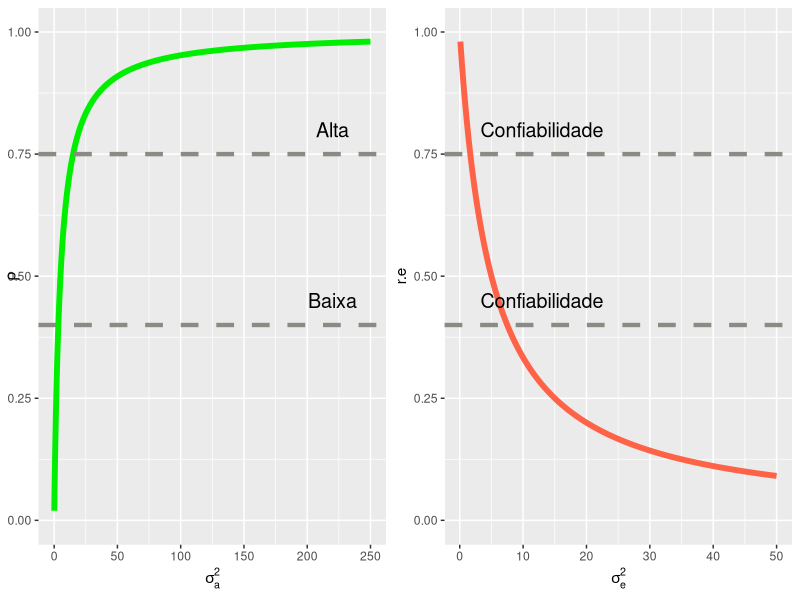
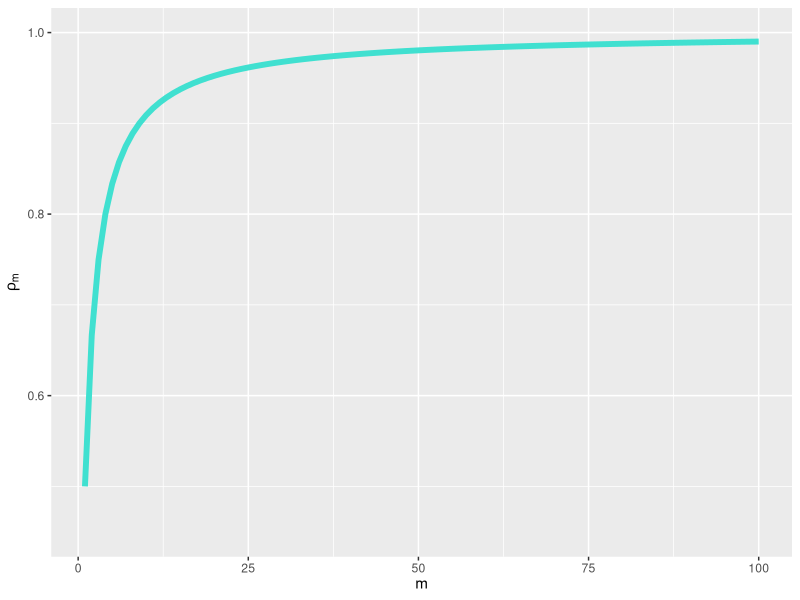
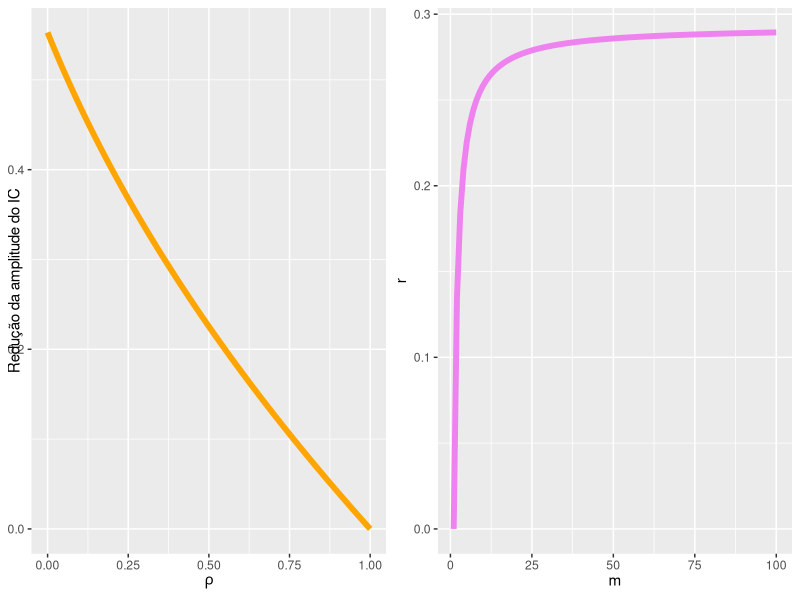
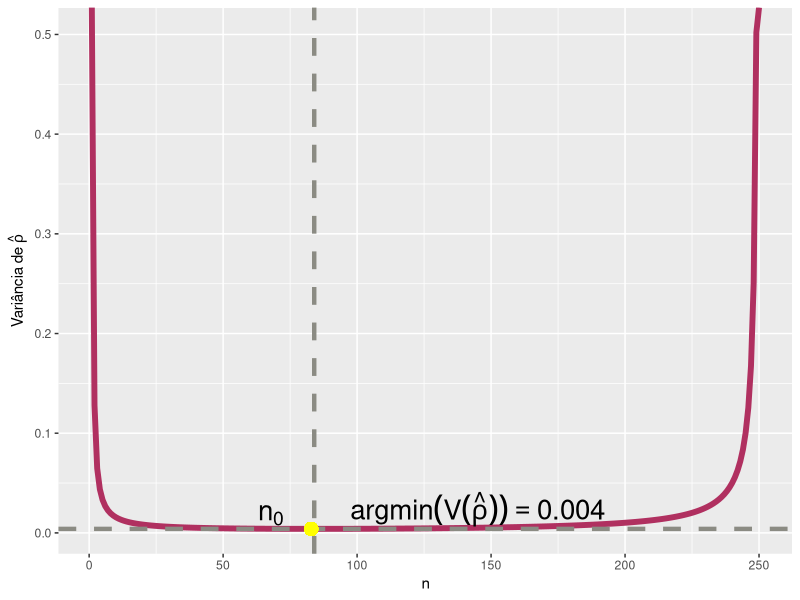
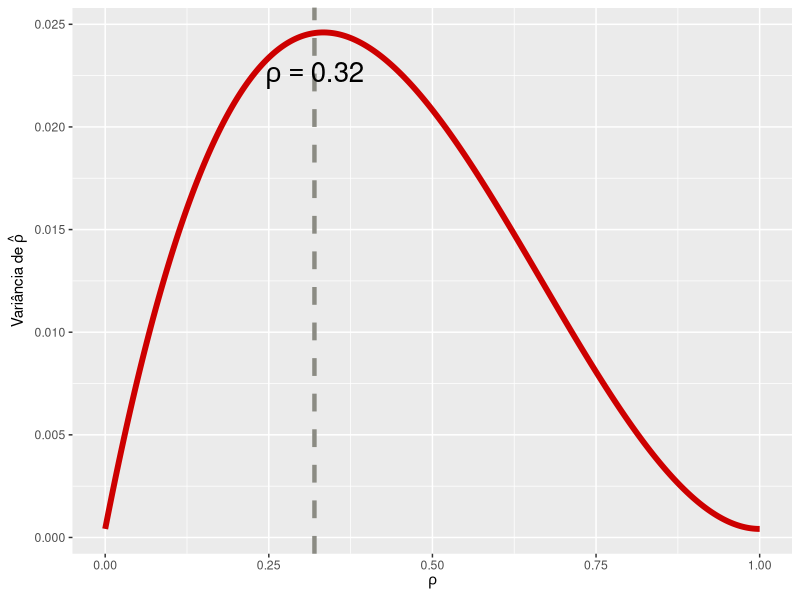
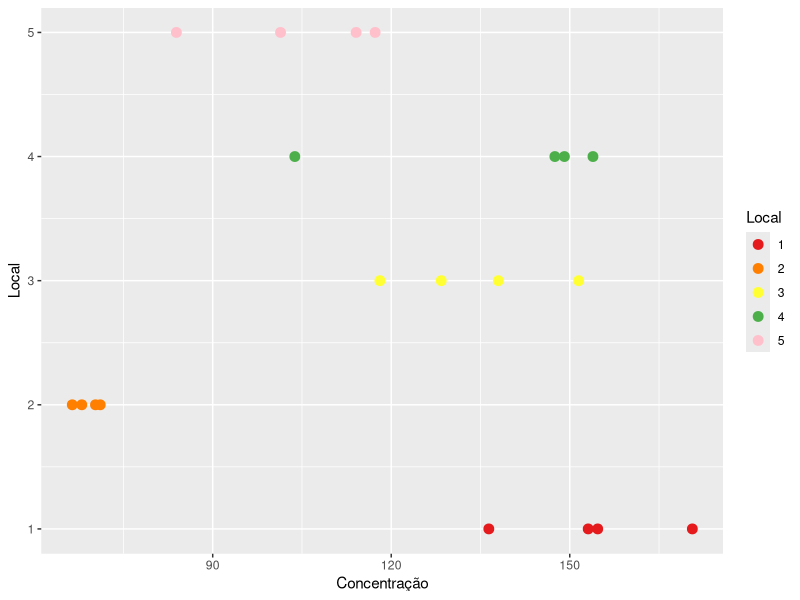

Source code (R) for these figures, in order:
## ---- chunk 1
library(knitr)
opts_chunk$set(
    dpi = 100,
    fig.align = "center",
    comment = NA,
    message = FALSE,
    warning = FALSE,
    error = FALSE)
## ---- chunk 2
library(ggplot2)
library(gridExtra)
library(tidyverse)
library(grid)
library(gtable)

rho <- function(s.a, s.e){
  r <- s.a/(s.a + s.e)
}
rho.a <- Vectorize(rho, "s.a")
rho.e <- Vectorize(rho, "s.e")

r.a <- seq(0.1, 250, l = 1000) %>% rho.e(s.e = 5)
r.e <- seq(50, 0.1, l = 1000) %>% rho.a(s.a = 5)

p1 <- data.frame(s = seq(0.1, 250, l = 1000), r.a = r.a) %>%
  ggplot(aes(x = s, y = r.a)) + 
  geom_line( colour = "green2", size = 2) + 
  xlab(expression(sigma[a]^2)) +
  ylab(expression(rho)) +
  geom_hline(aes(yintercept = 0.75), 
             linetype = "dashed", size = 1.5, color = "ivory4") +
  geom_hline(aes(yintercept = 0.4), 
             linetype = "dashed", size = 1.5, color = "ivory4") +
    annotate("text", x = 220, y = 0.80, 
           label = "Alta",
           parse = TRUE, size = 5) +
    annotate("text", x = 220, y = 0.45, 
           label = "Baixa",
           parse = TRUE, size = 5) +
  scale_y_continuous(limits = c(0, 1))


p2 <- data.frame(s = seq(50, 0.1, l = 1000), r.e = r.e) %>%
  ggplot(aes(x = s, y = r.e)) + 
  geom_line( colour = "tomato", size = 2) +
  xlab(expression(sigma[e]^2)) +
  geom_hline(aes(yintercept = 0.75), 
             linetype = "dashed", size = 1.5, color = "ivory4") +
  geom_hline(aes(yintercept = 0.4), 
             linetype = "dashed", size = 1.5, color = "ivory4") + 
  annotate("text", x = 13, y = 0.80, 
           label = "Confiabilidade",
           parse = TRUE, size = 5) +
    annotate("text", x = 13, y = 0.45, 
           label = "Confiabilidade",
           parse = TRUE, size = 5) +
    scale_y_continuous(limits = c(0, 1))

gl <- lapply(list(p1, p2), ggplotGrob)

widths <- do.call(unit.pmax, lapply(gl, "[[", "widths"))
heights <- do.call(unit.pmax, lapply(gl, "[[", "heights"))
lg <- lapply(gl, function(g) {g$widths <- widths; g$heights <- heights; g})
gt = cbind(lg[[1]], lg[[2]][, -(1:3)], size = "first")

gt$widths[5] = unit(0, "lines")
grid.newpage()
grid.draw(gt)
## ---- chunk 3
rho.m <- function(m, rho){
  r <- m*rho/(1 + (m-1)*rho)
}
rho.m <- Vectorize(rho.m, "m")

r.m <- 1:100 %>% rho.m(rho = 0.5)

data.frame(s = 1:100, r.m = r.m) %>%
  ggplot(aes(x = s, y = r.m)) + 
  geom_line( colour = "turquoise", size = 2) + 
  xlab(expression(m)) +
  ylab(expression(rho[m]))  +
  scale_y_continuous(limits = c(0.45, 1))
## ---- chunk 4

red <- function(m, rho){
  red <-  (1 - sqrt(rho + (1-rho)/m)) 
}
red.rho <- Vectorize(red, "rho")
red.m <- Vectorize(red, "m")

red.r <- seq(0, 1, l = 1000) %>% red.rho(m = 5)
red.mm <- 1:100 %>% red.m(rho = 0.5)

p1 <- data.frame(s = seq(0, 1, l = 1000), r = red.r) %>%
  ggplot(aes(x = s, y = r)) + 
  geom_line( colour = "orange", size = 2) + 
  ylab("Redução da amplitude do IC") +
  xlab(expression(rho)) 


p2 <- data.frame(s = 1:100, r = red.mm) %>%
  ggplot(aes(x = s, y = r)) + 
  geom_line( colour = "violet", size = 2) +
  xlab(expression(m)) 

gl <- lapply(list(p1, p2), ggplotGrob)

widths <- do.call(unit.pmax, lapply(gl, "[[", "widths"))
heights <- do.call(unit.pmax, lapply(gl, "[[", "heights"))
lg <- lapply(gl, function(g) {g$widths <- widths; g$heights <- heights; g})
gt = cbind(lg[[1]], lg[[2]][, -(1:3)], size = "first")

gt$widths[5] = unit(0, "lines")
grid.newpage()
grid.draw(gt)
## ---- chunk 5
hat.rho <- function(rho, n, N){
  r <-  (2*(1 - rho)^2 * (n + (N - n)  * rho)^2)/(N*(N-n)*(n-1)) 
}
hat.rho <- Vectorize(hat.rho, "n")

hr <- 1:250 %>% hat.rho(rho = 0.5, N = 250)

# n0 = (N(N-1) \rho + 2)/((N+1) + (N-1) \rho)
n0 <- (250 *  (250-1) * 0.5 + 2)/((250+1) + (250-1) * 0.5)

data.frame(s = 1:250, r = hr) %>%
  ggplot(aes(x = s, y = r)) + 
  geom_line( colour = "maroon", size = 2) + 
  ylab(expression("Variância de"~hat(rho))) +
  xlab("n") +
  geom_hline(aes(yintercept = min(hr)),
             linetype = "dashed", size = 1.5, color = "ivory4") +
  geom_vline(aes(xintercept = which.min(hr)),
             linetype = "dashed", size = 1.5, color = "ivory4") + 
  annotate("text", y = min(hr) + 0.02 , x = 145, 
           label = paste("argmin(V(hat(rho))) == ", round(min(hr), 4)),
           parse = TRUE, size = 7) +
    geom_point(aes(x = n0, y = 0.004), 
             size = 4, colour = "yellow") + 
    annotate("text", y = 0.018 , x = n0 - 15, 
           label = paste0("n[0]"),
           parse = TRUE, size = 7)
## ---- chunk 6
v.rho <- function(rho, N){
  r <-  (8*((1 - rho)^2) * (N - 1)* rho + 1)/((N-1)^2) 
}
v.rho <- Vectorize(v.rho, "rho")

vr <- seq(0, 1, l = 1000) %>% v.rho(N = 50)

# rho = (N - 3)*(3(N - 1)
rho  <-  (50 - 3)/(3*(50 - 1))

data.frame(s = seq(0, 1, l = 1000), r = vr) %>%
  ggplot(aes(x = s, y = r)) + 
  geom_line( colour = "red3", size = 2) + 
  ylab(expression("Variância de"~hat(rho))) +
  xlab(expression(rho)) +
  geom_vline(aes(xintercept = rho),
             linetype = "dashed", size = 1.5, color = "ivory4") + 
  annotate("text", y =  0.0225, x = rho, 
           label = paste("rho == ", round(rho, 2)),
           parse = TRUE, size = 7) 
## ---- chunk 7
da <- read.table("da.txt", header = TRUE)
str(da)

# Resumo dos dados
tapply(da$Concentra, da$Local, summary)

#--------------------------------------------
# Gráfico descritivo
#--------------------------------------------
da %>%
  ggplot(aes(x = Concentra, y = Local)) + 
  geom_point(aes(colour = factor(Local)), size = 3) + 
  scale_colour_manual(name = "Local", 
                      values = c("#E41A1C", "#FF7F00", "#FFFF33",
                                "#4DAF4A", "pink")) +
  xlab("Concentração")
#--------------------------------------------
da.new <- plyr::ddply(da, "Local", transform, m = mean(Concentra))
# SQResiduos
QMR <- sum((da.new$Concentra - da.new$m)^2) * (20 - 5)^(-1)

# SQA
ydd <- sum(da.new$Concentra)/20
QMA <- sum(4 * (da.new$m - ydd)^2)/((5 - 1)*4)

# Estimativa do coeficiente de correlação intraclasse
(rho.est <- (QMA - QMR)/(QMA + (4 -1) * QMR))

# V(rho)
(v.rho <-  (2*(1 - rho.est)^2 * (1 + 3*rho.est)^2)/(3*(20-4)))

rho.est.m <- (QMA - QMR)/(QMA + (4/4 -1) * QMR)

# Estimativa de m - confiabilidade = 0.9 
(m <-  (0.9 * (1 - rho.est))/(rho.est * (1 - 0.9)))

# Redução da amplitude
(red <- 1 - (sqrt(rho.est + (1 - rho.est)/2)))

# ----- Análise sem o local 2---------------------------------------------
da2 <- da %>% filter(Local != 2)

da.new2 <- plyr::ddply(da2, "Local", transform, m = mean(Concentra))

# SQResiduos
QMR <- sum((da.new2$Concentra - da.new2$m)^2) * (16 - 4)^(-1)

# SQA
ydd <- sum(da.new2$Concentra)/16
QMA <- sum(4 * (da.new2$m - ydd)^2)/((4 - 1)*4)

# Estimativa do coeficiente de correlação intraclasse
(rho.est <- (QMA - QMR)/(QMA + (4 -1) * QMR))

# Estimativa de m - confiabilidade = 0.9 
(m <-  (0.9 * (1 - rho.est))/(rho.est * (1 - 0.9)))
